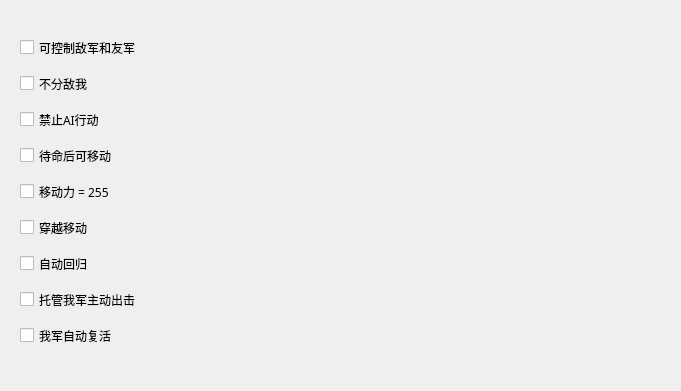
    <widget class="QWidget" name="widget_1" native="true">
     <property name="enabled">
      <bool>true</bool>
     </property>
     <property name="geometry">
      <rect>
       <x>0</x>
       <y>0</y>
       <width>681</width>
       <height>391</height>
      </rect>
     </property>
     <widget class="QCheckBox" name="checkBox_1">
      <property name="geometry">
       <rect>
        <x>20</x>
        <y>38</y>
        <width>171</width>
        <height>19</height>
       </rect>
      </property>
      <property name="font">
       <font>
        <family>微软雅黑</family>
        <pointsize>9</pointsize>
       </font>
      </property>
      <property name="autoFillBackground">
       <bool>false</bool>
      </property>
      <property name="text">
       <string>可控制敌军和友军</string>
      </property>
     </widget>
     <widget class="QCheckBox" name="checkBox_2">
      <property name="geometry">
       <rect>
        <x>20</x>
        <y>74</y>
        <width>171</width>
        <height>19</height>
       </rect>
      </property>
      <property name="font">
       <font>
        <family>微软雅黑</family>
        <pointsize>9</pointsize>
       </font>
      </property>
      <property name="autoFillBackground">
       <bool>false</bool>
      </property>
      <property name="text">
       <string>不分敌我</string>
      </property>
     </widget>
     <widget class="QCheckBox" name="checkBox_3">
      <property name="geometry">
       <rect>
        <x>20</x>
        <y>110</y>
        <width>171</width>
        <height>19</height>
       </rect>
      </property>
      <property name="font">
       <font>
        <family>微软雅黑</family>
        <pointsize>9</pointsize>
       </font>
      </property>
      <property name="autoFillBackground">
       <bool>false</bool>
      </property>
      <property name="text">
       <string>禁止AI行动</string>
      </property>
     </widget>
     <widget class="QCheckBox" name="checkBox_4">
      <property name="geometry">
       <rect>
        <x>20</x>
        <y>146</y>
        <width>171</width>
        <height>19</height>
       </rect>
      </property>
      <property name="font">
       <font>
        <family>微软雅黑</family>
        <pointsize>9</pointsize>
       </font>
      </property>
      <property name="autoFillBackground">
       <bool>false</bool>
      </property>
      <property name="text">
       <string>待命后可移动</string>
      </property>
     </widget>
     <widget class="QCheckBox" name="checkBox_5">
      <property name="geometry">
       <rect>
        <x>20</x>
        <y>182</y>
        <width>171</width>
        <height>19</height>
       </rect>
      </property>
      <property name="font">
       <font>
        <family>微软雅黑</family>
        <pointsize>9</pointsize>
       </font>
      </property>
      <property name="autoFillBackground">
       <bool>false</bool>
      </property>
      <property name="text">
       <string>移动力 = 255</string>
      </property>
     </widget>
     <widget class="QCheckBox" name="checkBox_6">
      <property name="geometry">
       <rect>
        <x>20</x>
        <y>218</y>
        <width>171</width>
        <height>19</height>
       </rect>
      </property>
      <property name="font">
       <font>
        <family>微软雅黑</family>
        <pointsize>9</pointsize>
       </font>
      </property>
      <property name="autoFillBackground">
       <bool>false</bool>
      </property>
      <property name="text">
       <string>穿越移动</string>
      </property>
     </widget>
     <widget class="QCheckBox" name="checkBox_7">
      <property name="geometry">
       <rect>
        <x>20</x>
        <y>254</y>
        <width>171</width>
        <height>19</height>
       </rect>
      </property>
      <property name="font">
       <font>
        <family>微软雅黑</family>
        <pointsize>9</pointsize>
       </font>
      </property>
      <property name="autoFillBackground">
       <bool>false</bool>
      </property>
      <property name="text">
       <string>自动回归</string>
      </property>
     </widget>
     <widget class="QCheckBox" name="checkBox_8">
      <property name="geometry">
       <rect>
        <x>20</x>
        <y>290</y>
        <width>171</width>
        <height>19</height>
       </rect>
      </property>
      <property name="font">
       <font>
        <family>微软雅黑</family>
        <pointsize>9</pointsize>
       </font>
      </property>
      <property name="autoFillBackground">
       <bool>false</bool>
      </property>
      <property name="text">
       <string>托管我军主动出击</string>
      </property>
     </widget>
     <widget class="QCheckBox" name="checkBox_9">
      <property name="geometry">
       <rect>
        <x>20</x>
        <y>326</y>
        <width>171</width>
        <height>19</height>
       </rect>
      </property>
      <property name="font">
       <font>
        <family>微软雅黑</family>
        <pointsize>9</pointsize>
       </font>
      </property>
      <property name="autoFillBackground">
       <bool>false</bool>
      </property>
      <property name="text">
       <string>我军自动复活</string>
      </property>
     </widget>
    </widget>
